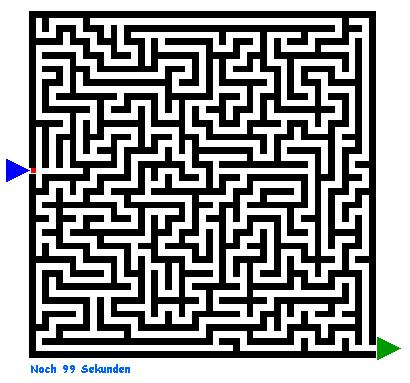
%> input picture labyrinth.jpg, 410 x 383 px
$ octave --eval "main;"   (GNU Octave 9; MATLAB toolbox functions it lacks are replaced by stand-ins)
%> lines starting %> are read from the running program, lines starting %| are printed output that depends on the picture; in (x1, y1, x2, y2) boxes, pixels count from 0 and x2, y2 are one past the last pixel; in counts of white or black regions, pixels touching at a corner belong together; the program's own positions count from 1
### MatLab/medianFilter.m
function [ output ] = medianFilter( input )
% applies the median filter
%
% INPUT
% input     ... greyscale-image
%
% OUTPUT
% output    ... filtered image

% get neighbouring values
  pic(1,:,:) = circshift ( input, [ -1, -1 ] );
  pic(2,:,:) = circshift ( input, [ -1,  0 ] );
  pic(3,:,:) = circshift ( input, [ -1,  1 ] );
  pic(4,:,:) = circshift ( input, [  0, -1 ] );
  pic(5,:,:) = circshift ( input, [  0,  1 ] );
  pic(6,:,:) = circshift ( input, [  1, -1 ] );
  pic(7,:,:) = circshift ( input, [  1,  0 ] );
  pic(8,:,:) = circshift ( input, [  1,  1 ] );
  pic(9,:,:) = circshift ( input, [  0,  0 ] );


% calculate median
    D=median(pic,1);

    output = squeeze(D);

   % imshow(output);

end

### MatLab/splitChannels.m
function[resRed, resGreen, resGrey, pathStart] = splitChannels(input)

% Splits the red and green channel, creates a greyscale and
% finds the starting-point from the original image
%
% INPUT
% input ... original image
%
% OUTPUT
% resRed    ... red channel
% resGreen  ... green channel
% resGrey   ... greyscale image
% pathStart ... (x,y)-coordinates of the starting-point

si = size(input);
output = zeros(si(1),si(2));
for i = 1:si(1)
    for j = 1:si(2)
        if(input(i, j, 1) > input(i, j, 2)+0.14 && input(i, j, 1) > input(i, j, 3)+0.14)
            output(i,j) = 255;
        end
    end
end

resRed=output;
%imshow(output);
%uiwait;
output = zeros(si(1),si(2));
for i = 1:si(1)
    for j = 1:si(2)
        if(input(i, j, 2) > input(i, j, 1)+0.14 && input(i, j, 2) > input(i, j, 3)+0.14)
            output(i,j) = 255;
        end
    end
end
resGreen=output;

center = centroid(resRed);
% [5 lines of commented-out code are left out]


resGrey = input;
resGrey = max(max(resGrey(:,:,1), resGrey(:,:,2)),resGrey(:,:,3));

pathStart=center;

end

### MatLab/centroid.m
function[resVec] = centroid(input)

% calculates centroid after gray to binary conversion
%
% INPUT
% input     ... 1 channel image
%
% OUTPUT
% resVec      ... centroid position

input = im2bw(input);
input = input * 255;
input = im2double(input);

m00 = 0.0;
m10 = 0.0;
m01 = 0.0;

[sizeX, sizeY] = size(input);

for x=1:sizeX
    for y=1:sizeY
       m00 = m00 + input(x,y);
       m10 = m10 + x * input(x,y);
       m01 = m01 + y * input(x,y);
    end
end

resVec = [int64(m10/m00), int64(m01/m00)];
end

### MatLab/findMazeExit.m
function pathEnd =  findMazeExit(imgGreen)
% creates a 2x2 matrix - borders of the maze-exit
% [x y; x y] ==> top-left; right-bottom
%
% INPUT
% imgGreen ... G-channel of the image
%
% OUTPUT
% pathEnd  ... left-top and right-bottom coordinates of the exit


center = centroid(imgGreen);
pathEnd = [center; center];

%top-left
run=true;


% move from center to top until green ends
while(run)
    pathEnd(1,1)=pathEnd(1,1)-1;
    if((imgGreen(pathEnd(1,1), pathEnd(1,2)) == 0) || (pathEnd(1,1) == 1))
        break;
    end
end

% move from center to left-border until green ends
while(run)
    pathEnd(1,2)=pathEnd(1,2)-1;
    if((imgGreen(pathEnd(2,1), pathEnd(1,2)) == 0) || (pathEnd(1,2) == 1))
        break;
    end
end

pathEnd(2,2) = (2*pathEnd(2,2))-pathEnd(1,2);
pathEnd(2,1) = (2*pathEnd(2,1))-pathEnd(1,1);


end

### MatLab/binaryImage.m
function[imgBinary] = binaryImage(input)
% creates a binary from optimized greyscale-image
%
% INPUT
% input     ... greyscale image
%
% OUTPUT
% imgBinary ... binary image

    % create a 0-filled matrix in the size of the image
    imgBinary=zeros(size(input));
    threshold=0.5;

    % set all cells greate than the threshold to 1
    imgBinary(input > threshold) = 1;

end

### MatLab/pledgePath.m
function [path] = pledgePath(imgBinary, imgYSobel, imgXSobel, pathStart, pathEnd, imgGreen, imgOri, animate)
% claculates the way throgh the maze with the algorithm of Pledge
%
% INPUT
% imgBinary ... binary image (1=corridor, 0=wall)
% imgYSobel ... Sobel gradient - in Y direction
% imgXSobel ... Sobel gradient - in X direction
% pathStart ... (x,y)-coordinates of the starting-point of the path
% imgGreen  ... marks the target-area; necessary for termination
% imgOri    ... original image
%
% OUTPUT
% path ... the path out - sketched onto original image

path = imgOri;

% up=0, right=1, down=2, left=3
direction=0;

% count turns
counter=0;

% current position
cursor=pathStart;

% Flags
walkStraightFlag=true;  % alongside a wall or straight
collisionFlag=false;    % is there a wall ahead
foundExitFlag=false;    % have we found the exit
wallEndedFlag=false;

%disp(imgBinary);
%uiwait;

status=0;
while(foundExitFlag~=true)

    status=status+1;

    % move 'cursor' (detection-area) 1 px into current direction
    [cursor, path] = pledgeCursorShift(cursor, path, direction);

    % did we hit a wall
    collisionFlag = pledgeDetectCollision(cursor, imgBinary, direction);

    % is there a wall that we should follow
    if(walkStraightFlag==false)
        wallEndedFlag = pledgeDetectWallEnded(cursor, imgBinary, direction);
    end

    % check if an exit was found
    if(pathEnd(1,1) < cursor(1,1) && cursor(1,1) < pathEnd(2,1))
        if(pathEnd(1,2) < cursor(1,2) && cursor(1,2) < pathEnd(2,2))
            foundExitFlag=true;
            disp('Exit found');
        end
    end

    [direction, counter, wallEndedFlag, collisionFlag, walkStraightFlag]=pledgeStrategy(direction, counter, wallEndedFlag, collisionFlag, walkStraightFlag);


    % output current status every 70px
    if((mod(status,70) == 0) && (animate==1))
        imshow(path);
        pause(0.03);
        %uiwait;
        %if(status>2000)
        %    break;
        %end
    end
end


end

### MatLab/sobelGradient.m
function[resY, resX] = sobelGradient(input)

% calculates the sobal-gradient in x and y-direction
%
% INPUT
% input     ... optimized greyscale-image
%
% OUTPUT
% resY      ... sobel gradien in y-direction
% resX      ... sobel gradien in x-direction

resY=input;
resX=input;


end

### MatLab/main.m
% contains all calls to further functionality
% -> is the entry-point to the processing pipeline

function main()

% flag for debug output
debug = 1;

% flag for animation
animate = 1;


% clear output, read the inputfile and create the outputfile
close all;
clear global;
clc;


fileTypes = {'*.jpg;*.tif;*.png;*.gif','All Image Files';'*.*','All Files' };

[FileName,PathName] = uigetfile(fileTypes, 'File Selector');
%> the answer given: ../labyrinth.jpg


disp(['Try to open file: ' PathName FileName])


%convert gif files
if(isempty(regexpi(FileName, '.gif'))~=true)
    [imgOri, cmap] = imread([PathName FileName]);
    imgOri = ind2rgb(imgOri, cmap);
else
    imgOri = imread([PathName FileName]);
%> imgOri is the input picture: size 383x410x3 uint8; mean R, G, B 151.4, 151.9, 152.3
    imgOri = im2double(imgOri);
%> imgOri: size 383x410x3 double
end

imgPath = imgOri;
imgMedian = imgOri;

imgMedian(:,:,1) = medianFilter(imgMedian(:,:,1));
%> in medianFilter, `output = squeeze(D);`:
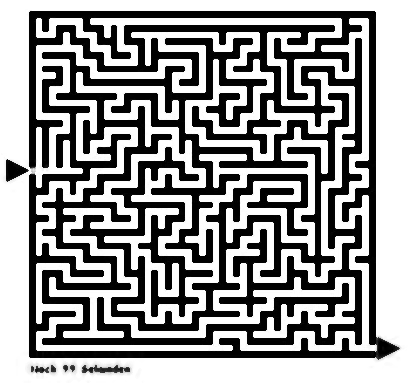
%> output: size 383x410 double; min 0, max 1, mean 0.594
imgMedian(:,:,2) = medianFilter(imgMedian(:,:,2));
imgMedian(:,:,3) = medianFilter(imgMedian(:,:,3));


% split color-channels (R, G, Grey) and find path-start
[imgRed, imgGreen, imgGrey, pathStart] = splitChannels(imgMedian);
%> after the loop in splitChannels, `for i = 1:si(1)`:
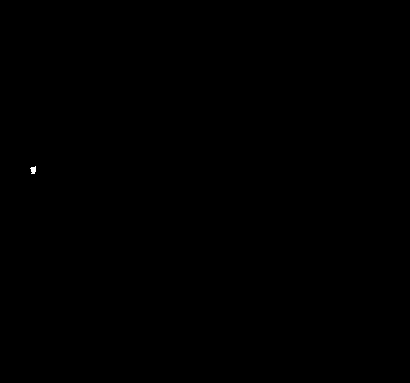
%> output: size 383x410 double; 0.02% white; 1 white region, box (x1, y1, x2, y2) and area: (30, 166, 36, 174) 34
%> after the loop in splitChannels, `for i = 1:si(1)`:
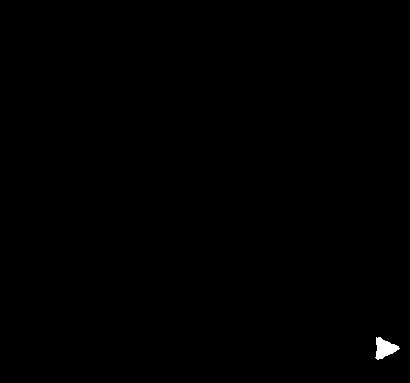
%> output: size 383x410 double; 0.21% white; 1 white region, box (x1, y1, x2, y2) and area: (375, 337, 400, 360) 323
%> after the loop in centroid, `for x=1:sizeX`: m00 = 8670; m01 = 294015; m10 = 1479255
%> in centroid, `resVec = [int64(m10/m00), int64(m01/m00)];`: resVec = [171 34]
%> pathStart = [171 34]

% find exit of maze
pathEnd = findMazeExit(imgGreen);
%> in findMazeExit, `center = centroid(imgGreen);`: center = [349 385]
%> in findMazeExit, `pathEnd = [center; center];`: pathEnd = [349 385; 349 385]
%> after the loop in findMazeExit, `while(run)`: pathEnd = [340 385; 349 385]
%> after the loop in findMazeExit, `while(run)`: pathEnd = [340 377; 349 385]
%> pathEnd = [340 377; 358 393]


if debug==1
    subplot(1,3,1);
    imshow(imgRed);
    title('imgRed');

    subplot(1,3,2);
    imshow(imgGreen);
    title('imgGreen');

    subplot(1,3,3);
    imshow(imgGrey);
    title('imgGrey');

    uiwait;
end


% optimize greyscale-image
% Rundet die Kanten ab & erschwert dadurch die Findung des Pfades
%[imgGrey] = highContrastGrey(imgGrey);

% create binary-image
[imgBinary] = binaryImage(imgGrey);
%> in binaryImage, `imgBinary(input > threshold) = 1;`:
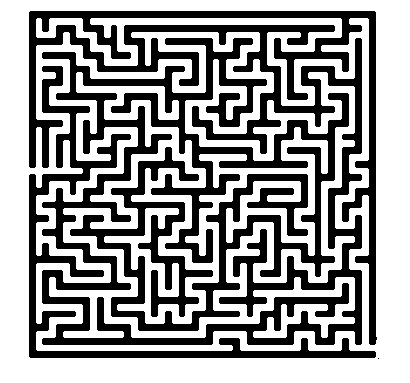
%> imgBinary: size 383x410 double; values 0 (black) and 1 (white), 60% white; 3 black regions (1 under 20 px), largest, box (x1, y1, x2, y2) and area: (29, 11, 377, 345) 54993, (29, 66, 376, 358) 7762


% sobel
[imgYSobel imgXSobel] = sobelGradient(imgGrey);

if debug==1
    subplot(1,2,1);
    imshow(imgYSobel);
    title('imgYSobel');

    imshow(imgBinary);
    title('imgBinary');

    subplot(1,2,2);
    imshow(imgXSobel);
    title('imgXSobel');

    uiwait;
end

% plegde -> finding the actual way
[imgPath] = pledgePath(imgBinary, imgYSobel, imgXSobel, pathStart, pathEnd, imgGreen, imgOri, animate);
%> in pledgePath, `cursor=pathStart;`: cursor = [171 34]
%> the run ends on the next line


% output of the result
subplot(1,2,1);
imshow(imgOri);
title('ORIGINAL');

subplot(1,2,2);
imshow(imgPath);
title('WITH PATH');

end
